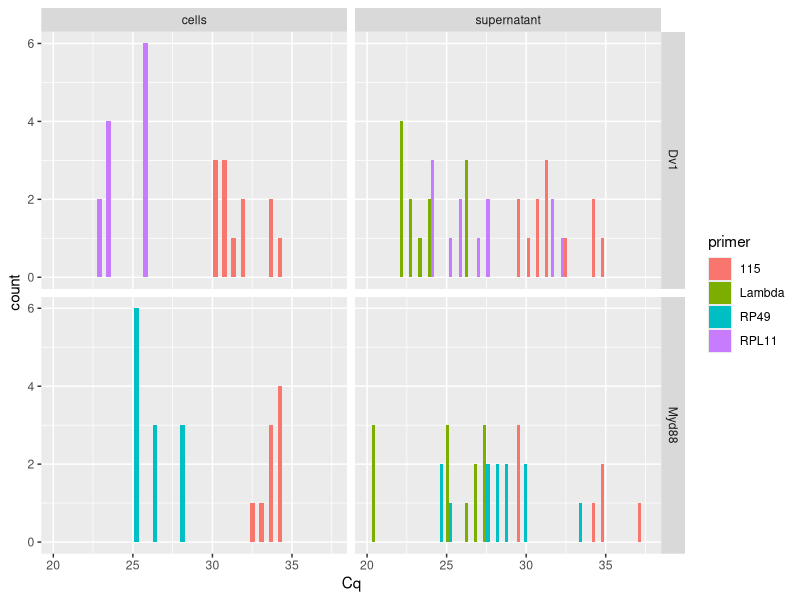
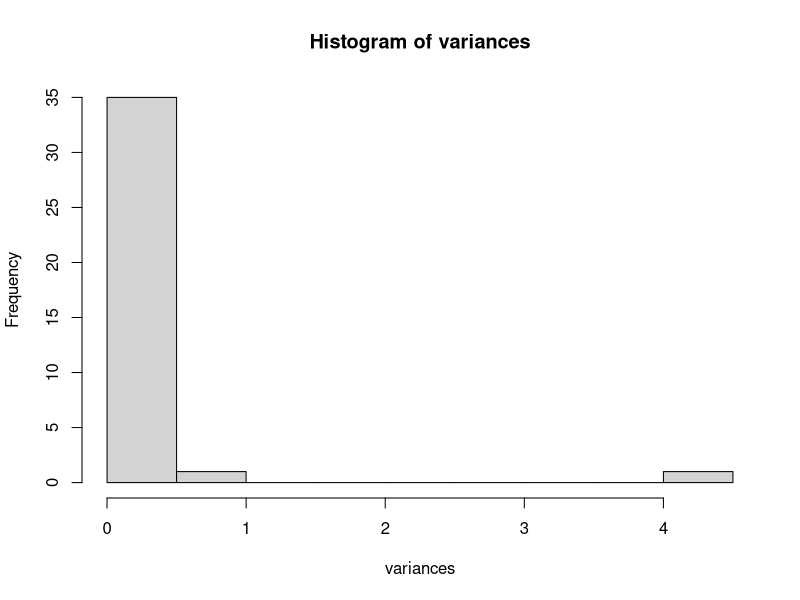
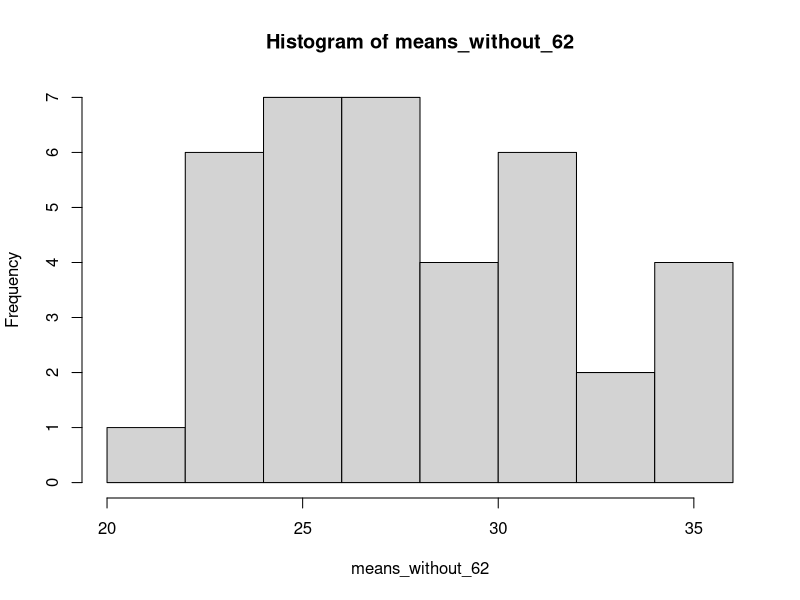
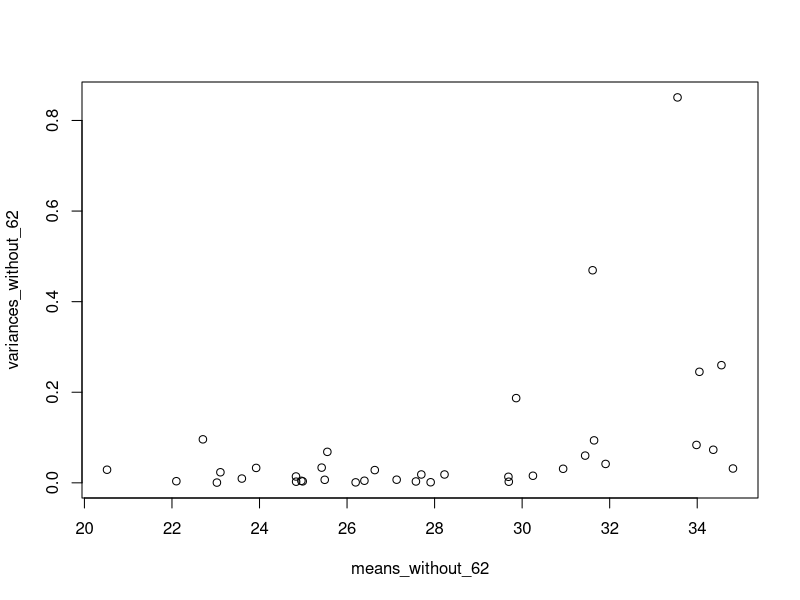
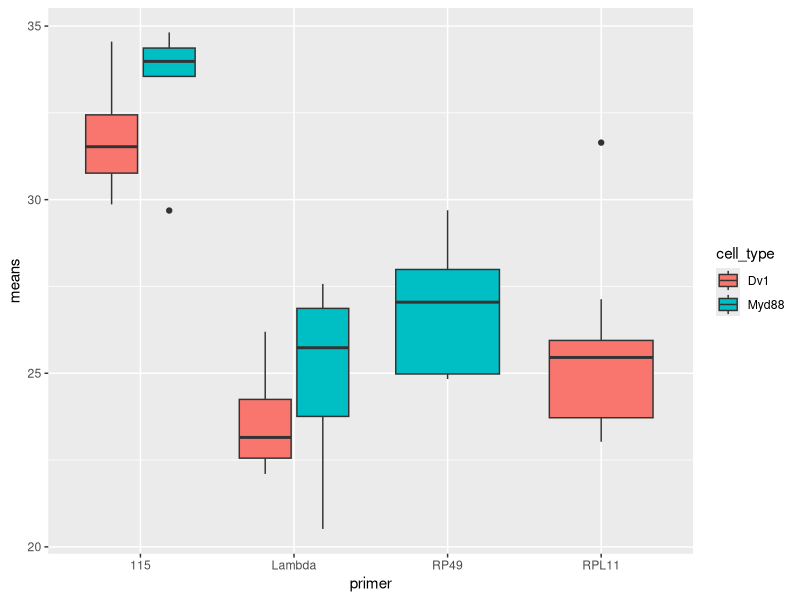
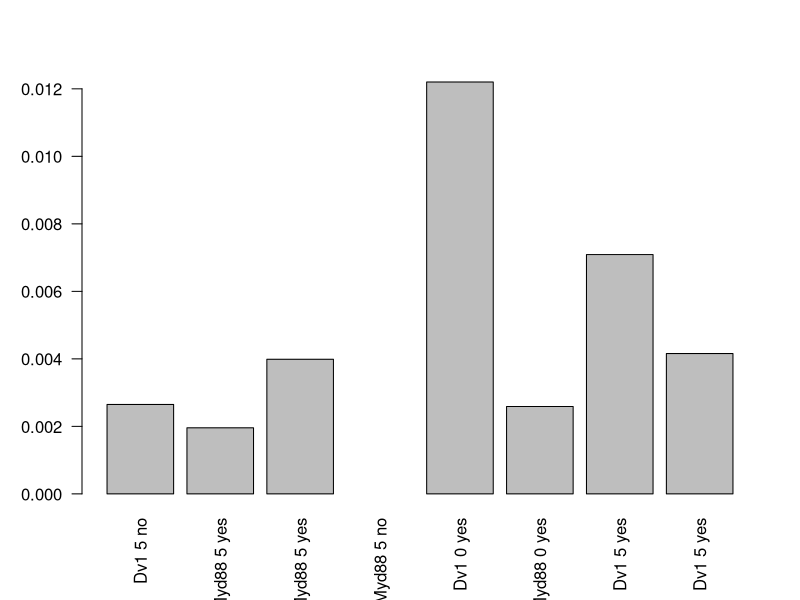
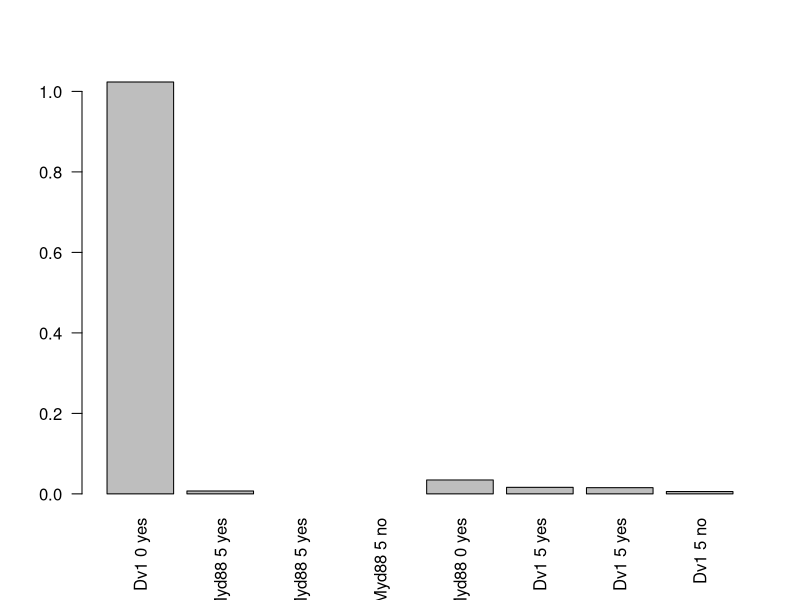
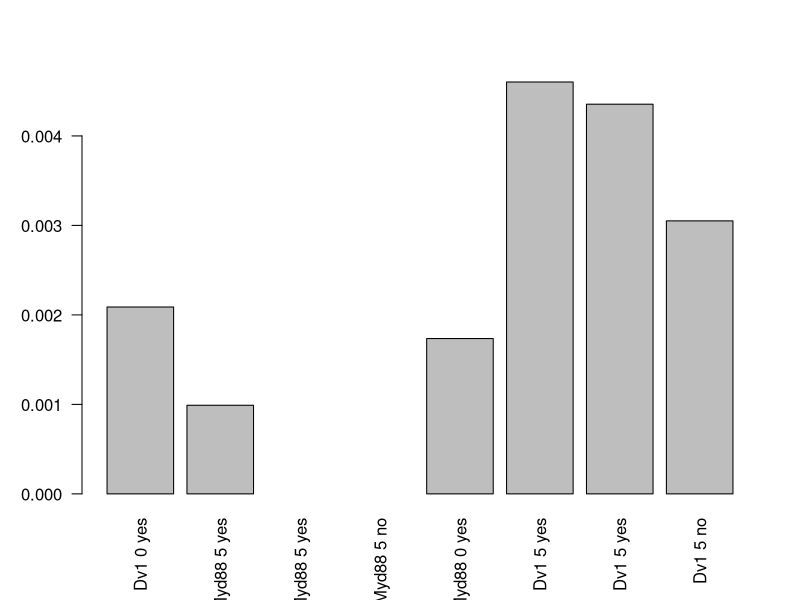

These figures' R source, in order:
## ---- chunk 1
library(ggplot2)
library(dplyr)
library(tidyr)
## ---- chunk 2
Cq_data <- read.csv("qPCR_plan_Myd88_Dv-1_combined_plates.csv")

## ---- chunk 3

ggplot(Cq_data, aes(x= Cq, fill = primer)) + geom_histogram(position = "dodge") + facet_grid(cell_type~sample_type) 

# fill for which primer 
# facet breaks up the graph into different components 
# dodge makes each primer have it's own column per value 

## ---- chunk 4
# make a dummy variable that is just the columns we want, columns 4 through 9
x <- paste(Cq_data$sample_ID, Cq_data$primer, Cq_data$cell_type, Cq_data$sample_type, Cq_data$day, Cq_data$infected.)

# calculate the variances 
# tapply breaks the dataset up into groups and apply a function to each group
# we want each sample_ID/primer/day/sample_type group to have the variance calculated for the Cq value 
# and save this information as a variable 
variances <- tapply(Cq_data$Cq, x, var)

# look at a histogram of the variances 
hist(variances)
# one has really high variance which is not good 

# which variances are above 0.2, which is higher than we want 
variances[which(variances > 0.2)]

## ---- chunk 5
#subset dataframe without row 62
Cq_data_without_62 <- Cq_data[c(1:61, 63:120),]

# make same dummy variable with new dataframe
x <- paste(Cq_data_without_62$sample_ID, Cq_data_without_62$primer, Cq_data_without_62$cell_type, Cq_data_without_62$sample_type, Cq_data_without_62$day, Cq_data_without_62$infected.)

# calculate variances in new dataframe 
variances_without_62 <- tapply(Cq_data_without_62$Cq, x, var)

# How does sample 15 Myd88 RP49 supernatant look now?
variances_without_62[which(variances_without_62 > 0.2)]
# that sample no longer has a worrying variance, good. 

# what are the Cq means for each sample_ID/primer/day/sample_type group?
means_without_62 <- tapply(Cq_data_without_62$Cq, x, mean)

# look at the means with a histogram
hist(means_without_62)

# want to plot the variances versus the means 
plot(variances_without_62~means_without_62)

# looks like the variances only increase to worrying levels with high means. Rob and I talked about this and for all of them except one (which has the lowest worrying variance), there either shouldn't be any detectable virus(not infected) or vely little (day 0). All of these are for the 115 primer. We are thinking that this level of variance is just what "no virus" looks like. So we will keep these for analysis. 

## ---- chunk 6
# what is the variances thing?
class(variances_without_62)
# array

# transform array into df
variances_df <- as.data.frame.table(variances_without_62)
# this gives me a dataframe but the entire first column is all the variables 
# and the second column is the variances which it calls freq (not sure why)
# use dplyr to separate them out into separate columns 

# name all the columns I want 
variances_df_sep <- variances_df %>% separate(Var1, c('sample_ID', 'primer', 'cell_type', 'sample_type', 'day', 'infected'))
# check dataframe 
head(variances_df_sep)
# rename the Freq column to var for variance
names(variances_df_sep)[7] <- "var"
# check dataframe again
head(variances_df_sep)
## ---- chunk 7

# going to transform the means array into a df
means_df <- as.data.frame.table(means_without_62)
# reaname the Freq column to mean
names(means_df)[2] <- "mean"
head(means_df)

# the means and the variances dfs are in the same order which is nice
# now I want to add the mean column to the variances df
means_variances_of_Cq_df <- cbind(variances_df_sep, means = means_df$mean)
# check how it looks
head(means_variances_of_Cq_df)
## ---- chunk 8
ggplot(means_variances_of_Cq_df, aes(y= means, x=primer, fill=cell_type)) + geom_boxplot()
## ---- chunk 9
cell_means <- means_variances_of_Cq_df[which(means_variances_of_Cq_df$sample_type == "cells"),]
# Note that 115 Cqs are first in pairs of samples, the second is the cell control primer  

# Separate that dataframe, incriminating by 2, every number between 1-16 
cell_means$means[seq(1,16,2)] # these are the 115 Cq means 
cell_means$means[seq(2,16,2)] # these are the cell control primer Cq means 

# make delta Cq, subtract the 115 value from the control primer value 
delta_Cqs_cells <- cell_means$means[seq(2,16,2)] - cell_means$means[seq(1,16,2)]

# use barplot to look at the delta Cq for each sample
# use paste to put in the row information, and the seq section to just separate out the rows I want, the 2^ to the delta_Cqs_cells takes it from a negative to a better ratio, and the las=2 makes the labels for the box plots go vertical and readable 
barplot(2^delta_Cqs_cells, names= paste(cell_means$cell_type, cell_means$day, cell_means$infected)[seq(1,16,2)], las=2)
## ---- chunk 10
supernatant_means <- means_variances_of_Cq_df[which(means_variances_of_Cq_df$sample_type == "supernatant"),]
# note here that the first row per sample is 115, the second is Lambda, and the third is the cell primer

# Separate that dataframe, incriminating by 3, every number between 1-24 
supernatant_means$means[seq(1,24,3)] # these are the 115 Cq means 
supernatant_means$means[seq(2,24,3)] # these are the lambda primer Cq means
supernatant_means$means[seq(3,24,3)] # these are the cell primer Cq means

# make delta Cq for cell marker minus virus marker: subtract the 115 value from the control primer value 
delta_Cqs_sup_vir <- supernatant_means$means[seq(3,24,3)] - supernatant_means$means[seq(1,24,3)]

# use barplot to look at the delta Cq for each sample
barplot(2^delta_Cqs_sup_vir, names= paste(supernatant_means$cell_type, supernatant_means$day, supernatant_means$infected)[seq(1,24,3)], las=2)

## ---- chunk 11
# Separate that dataframe, incriminating by 3, every number between 1-24 
supernatant_means$means[seq(1,24,3)] # these are the 115 Cq means 
supernatant_means$means[seq(2,24,3)] # these are the lambda primer Cq means
supernatant_means$means[seq(3,24,3)] # these are the cell primer Cq means

# make delta Cq for lambda minus virus marker: subtract the 115 value from the lambda value 
delta_Cqs_sup_ex <- supernatant_means$means[seq(2,24,3)] - supernatant_means$means[seq(1,24,3)]

# use barplot to look at the delta Cq for each sample
barplot(2^delta_Cqs_sup_ex, names= paste(supernatant_means$cell_type, supernatant_means$day, supernatant_means$infected)[seq(1,24,3)], las=2)

## ---- chunk 12
# Separate that dataframe, incriminating by 3, every number between 1-24 
supernatant_means$means[seq(1,24,3)] # these are the 115 Cq means 
supernatant_means$means[seq(2,24,3)] # these are the lambda primer Cq means
supernatant_means$means[seq(3,24,3)] # these are the cell primer Cq means

# make delta Cq for lambda minus cell marker: subtract the cell primer value from the lambda value 
delta_Cqs_sup_cell <- supernatant_means$means[seq(2,24,3)] - supernatant_means$means[seq(3,24,3)]

# use barplot to look at the delta Cq for each sample
barplot(2^delta_Cqs_sup_cell, names= paste(supernatant_means$cell_type, supernatant_means$day, supernatant_means$infected)[seq(1,24,3)], las=2)

